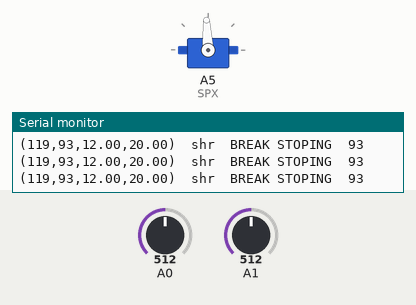
A sketch run on a simulated Arduino Uno, built with avr-gcc and run on an emulated ATmega328P. Parts: servo, the last lines printed to the serial monitor. Inputs (shaded band) come from the test bench; at power-on: A0 = 512, A1 = 512.

Above: at 1.2 s.
1.3 s: A0 set to 799
At 2.3 s:
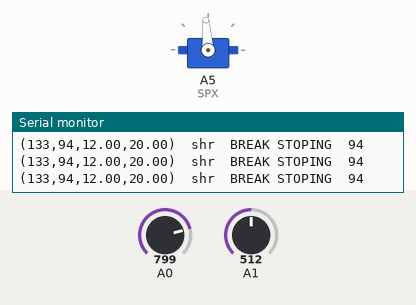
2.9 s: A0 set to 819
At 3.05 s:
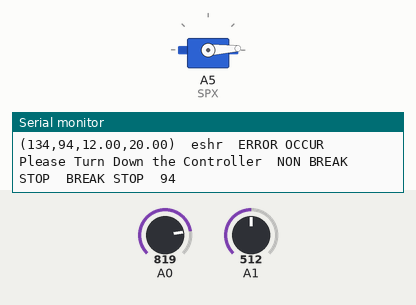
5.9 s: A0 set to 306
7.8 s: A1 set to 842
9.3 s: A1 set to 867
At 9.47 s:
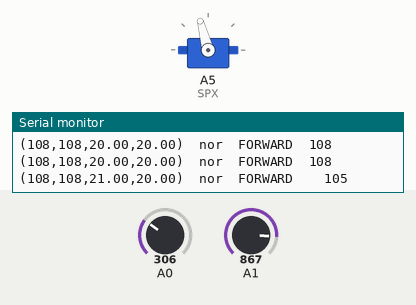
Timing chart, 0 to 12.3 s (numbered marks = the images above; inputs shaded):
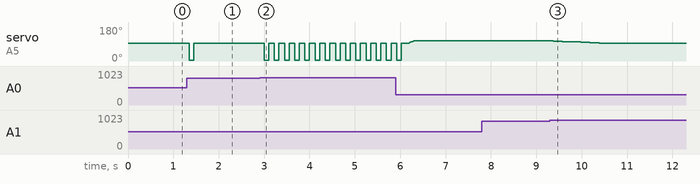

The sketch:

Vicotr_SPX_void_F_.ino
```cpp
//motor active list
    //make SPX move from vslue "vSPX"
    //~5 or 180~598    NON BREAK STOP
    //6~44             MAX REVERSE
    //45~90            REVERVE
    //91~94            BREAK　STOP
    //95~141           FORWARD
    //142~179          MAX FORWARD

//declare
  #include<Servo.h>
  Servo SPX;
  int vSPX=93;
  int lvSPX=93 ; //Last value of vSPX
  int ost=0; //over speed time

// ---------------------------------------------------------------
//void to activate the motor
  void motor (int power, float nowSpeed, float maxSpeed){

     //make sure value don't raise sharply
       String controller_stituation; //nor[normal];tqik[too_quickly];shr[sharply raise];eshr[extremly sharp raise]
        if ((power-lvSPX)<=8){
          controller_stituation="nor";
          vSPX=power;
        }
        else if ((power-lvSPX)<=16){
          controller_stituation="tqik";
          vSPX=power;
        }
        else if ((power-lvSPX)>=40){
          controller_stituation="eshr";
          vSPX=power;
        }
        else  controller_stituation="shr";

     //Let value be above 93
        if (vSPX<93) vSPX=93;

      //Tell the condition
        if(1){
          Serial.print("(");
          Serial.print(power);
          Serial.print(",");
          Serial.print(lvSPX);
          Serial.print(",");
          Serial.print(nowSpeed);
          Serial.print(",");
          Serial.print(maxSpeed);
          Serial.print(")");
          Serial.print("\t");
          Serial.print(controller_stituation);
          Serial.print("\t");
        }
        if (controller_stituation!="eshr"){
             /*if (vSPX<=5||(vSPX>=180&&vSPX<=598))
                  Serial.print("NON BREAK STOP");
             else if (vSPX>=6&&vSPX<=44)
                 Serial.print("MAX REVEERSE");
             else if (vSPX>=45&&vSPX<=90)
                 Serial.print("REVEERSE");*/
             if (vSPX>=91&&vSPX<=94)
                 Serial.print("BREAK STOPING");
             else if (vSPX>=95&&vSPX<=141)
                 Serial.print("FORWARD");
             else if (vSPX>=142&&vSPX<=179)
                 Serial.print("MAX FORWARD");
             Serial.print("\t");
        }
        else if (controller_stituation=="eshr") {
          if (ost==0){
             Serial.print("ERROR OCCUR  ");
             Serial.print("Please Turn Down the Controller  ");
             Serial.print("NON BREAK STOP  ");
             SPX.write(3);
             delay(100);
             SPX.write(94);
             lvSPX=vSPX=94;
             Serial.print("BREAK STOP  ");
          }
        }

      //STOP the motor
        if (vSPX>=91&&vSPX<=94){
          if (lvSPX==93||lvSPX==94){
            SPX.write(vSPX);
            Serial.println(vSPX);
          }
          else {
            Serial.print("3  ");
            SPX.write(3);
            delay(100);
            SPX.write(94);
            lvSPX=vSPX=94;
            Serial.print("94");
        }
        }

      //ACCELERATION NEGATIVE
        else if (vSPX<lvSPX){
           if(controller_stituation!="eshr"){
             for(int degree=lvSPX ; (vSPX<=degree&&(vSPX<=91||vSPX>=94)) ; degree--){
                Serial.print(degree);
                Serial.print(" ");
                SPX.write(degree);
                if (degree==95){
                  delay(50);
                }
                else if(controller_stituation=="nor")
                  delay(15);
                else if(controller_stituation=="tqik")
                  delay(10);
             }
           }
          Serial.println();
        }
        else if (vSPX==lvSPX){
          if (nowSpeed < maxSpeed){
            if (lvSPX!=93||lvSPX!=94)
              Serial.println(vSPX);
          }
        }

      //Speed under limited speed
        if (nowSpeed < maxSpeed){
        //ACCELERATION POSITIVE
          ost=0;
          if (vSPX>lvSPX){
            if(controller_stituation!="eshr"){
               for(int degree=lvSPX ; (vSPX>=degree&&(vSPX<=91||vSPX>=94)) ; degree++){
                Serial.print(degree);
                Serial.print(" ");
                SPX.write(degree);
                  if (degree==94){
                    delay(50);
                  }
                  else if(controller_stituation=="nor")
                    delay(15);
                  else if(controller_stituation=="tqik")
                    delay(10);
               }
             }
             Serial.println();
           }
        }

        //Speed equal limited speed
        else if (nowSpeed==maxSpeed&&vSPX!=93&&vSPX!=94){
          if(vSPX>=lvSPX){
            vSPX=lvSPX;
            SPX.write(vSPX);
            Serial.println(vSPX);
            ost=1;
          }
        }

        //Speed over limited speed
        else if (nowSpeed > maxSpeed){
          if (vSPX>=lvSPX){
            if (vSPX>142){
              vSPX=142;
            }
            else if (vSPX<=142&&vSPX!=93&&vSPX!=94){
              //Serial.print(ost);
              Serial.print("\t");
              int check = nowSpeed-maxSpeed+0.5;
              vSPX =vSPX-check-ost*2;
              ost++;
              if (vSPX<93) vSPX=93;
              SPX.write(vSPX);
              Serial.println(vSPX);
              delay(100);
            }
          }
        }

     if (controller_stituation !="eshr"){
        lvSPX=vSPX;
   }
  }


//----------------------------------------------------------------------------------------
  void setup() {
    Serial.begin(9600);
    SPX.attach(A5);
    SPX.write(93);
    Serial.println("BREAK STOP");
  }


  void loop() {
    // get value from computer
       int maxSpeed;
       if(1){
         while(Serial.available()){
           int valueFromComputer=Serial.parseInt();
           //TAKE "O" AWAY
           if (valueFromComputer!=0){
              Serial.print("Set MAX Speed to ");
              Serial.print(valueFromComputer);
              Serial.println("km/hr");
              maxSpeed=valueFromComputer;
           }
         }
       }

    //get value from analog[Speed,controller]
      if(1){

      // get value from controller [controller value]
         int valueFromController=analogRead(A0);
         int changedValueFromController = map(valueFromController,0,1023,93,145);

      // get value for Speed
         int valueForSpeed=analogRead(A1);
         int changedValueForSpeed = map(valueForSpeed,0,1023,0,25);
      maxSpeed=20;
      // open motor loop
         motor(changedValueFromController,changedValueForSpeed,maxSpeed);
         delay(100);
      }
 }
```

Measured:
- the behaviour switches between 806 and 807 on A0 (found by bisection; images 1 and 2)
- the behaviour switches between 859 and 860 on A1 (found by bisection; images 2 and 3)
- after the input at 1.3 s, servo on A5 (SPX): 93° → 3° after 0.05 s, → 94° 0.10 s later
- after the input at 2.9 s, servo on A5 (SPX): alternates 94° for 0.12 s and 3° for 0.10 s, starting after 0.10 s
- after the input at 9.3 s, servo on A5 (SPX): moves from 108° to 93° over 1.2 s, starting after 0.08 s
